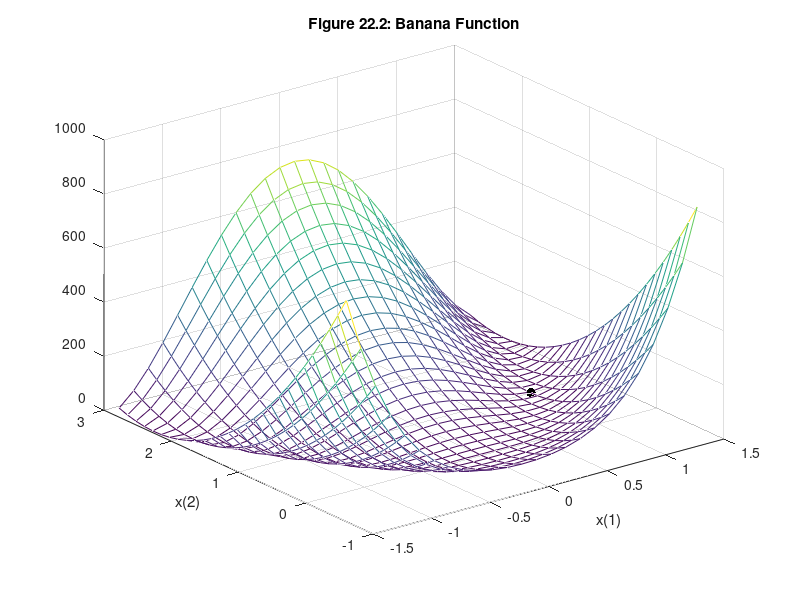

Here is the MATLAB script that generated this plot:
x = [-1.5:0.125:1.5];
y = [-.6:0.125:2.8];
[X,Y] = meshgrid(x,y) ;
Z = 100.*(Y-X.*X).^2 + (1-X).^2; 
mesh(X,Y,Z)
hidden off
xlabel('x(1)'), ylabel('x(2)')
title('Figure 22.2: Banana Function')
hold on
plot3(1,1,1,'k.','markersize',20)
hold off
%(mm2202.m plot)
